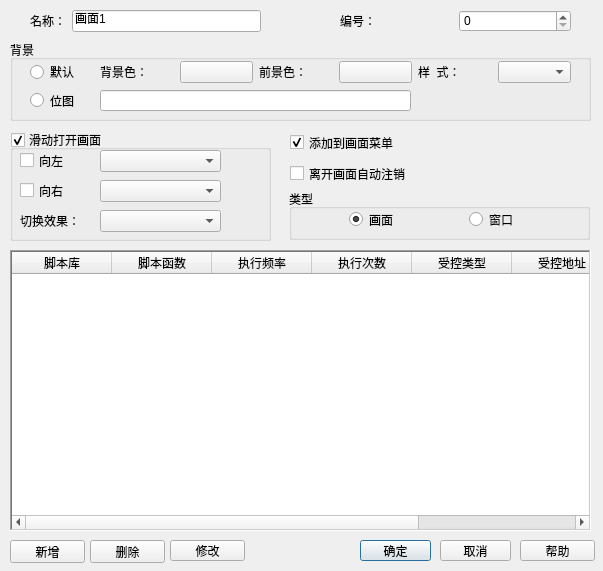
<?xml version="1.0" encoding="UTF-8"?>
<ui version="4.0">
 <class>QTreeCtrlNewScreenDlg</class>
 <widget class="QDialog" name="QTreeCtrlNewScreenDlg">
  <property name="geometry">
   <rect>
    <x>0</x>
    <y>0</y>
    <width>603</width>
    <height>571</height>
   </rect>
  </property>
  <property name="windowTitle">
   <string>新建画面</string>
  </property>
  <widget class="QGroupBox" name="groupBox">
   <property name="geometry">
    <rect>
     <x>10</x>
     <y>40</y>
     <width>581</width>
     <height>81</height>
    </rect>
   </property>
   <property name="title">
    <string>背景</string>
   </property>
   <property name="checkable">
    <bool>false</bool>
   </property>
   <widget class="QRadioButton" name="newscreen_silence_radiobutton">
    <property name="geometry">
     <rect>
      <x>20</x>
      <y>24</y>
      <width>61</width>
      <height>16</height>
     </rect>
    </property>
    <property name="focusPolicy">
     <enum>Qt::NoFocus</enum>
    </property>
    <property name="autoFillBackground">
     <bool>false</bool>
    </property>
    <property name="text">
     <string>默认</string>
    </property>
   </widget>
   <widget class="QRadioButton" name="newscreen_picture_radiobutton">
    <property name="geometry">
     <rect>
      <x>20</x>
      <y>50</y>
      <width>61</width>
      <height>21</height>
     </rect>
    </property>
    <property name="text">
     <string>位图</string>
    </property>
   </widget>
   <widget class="QLineEdit" name="newscreen_picture_lineedit">
    <property name="enabled">
     <bool>true</bool>
    </property>
    <property name="geometry">
     <rect>
      <x>90</x>
      <y>50</y>
      <width>311</width>
      <height>21</height>
     </rect>
    </property>
    <property name="acceptDrops">
     <bool>true</bool>
    </property>
    <property name="dragEnabled">
     <bool>false</bool>
    </property>
    <property name="readOnly">
     <bool>true</bool>
    </property>
   </widget>
   <widget class="QPushButton" name="newscreen_picture_pushButton">
    <property name="geometry">
     <rect>
      <x>404</x>
      <y>52</y>
      <width>21</width>
      <height>16</height>
     </rect>
    </property>
    <property name="text">
     <string/>
    </property>
    <property name="icon">
     <iconset resource="../../resourse.qrc">
      <normaloff>:/standardtool/images/standardtool/open.ico</normaloff>:/standardtool/images/standardtool/open.ico</iconset>
    </property>
    <property name="flat">
     <bool>true</bool>
    </property>
   </widget>
   <widget class="QWidget" name="layoutWidget">
    <property name="geometry">
     <rect>
      <x>90</x>
      <y>20</y>
      <width>471</width>
      <height>25</height>
     </rect>
    </property>
    <layout class="QGridLayout" name="gridLayout">
     <item row="0" column="0">
      <widget class="QLabel" name="label_bk">
       <property name="text">
        <string>背景色：</string>
       </property>
      </widget>
     </item>
     <item row="0" column="1">
      <widget class="QPushButton" name="newscreen_pushButton_bk">
       <property name="focusPolicy">
        <enum>Qt::NoFocus</enum>
       </property>
       <property name="text">
        <string/>
       </property>
       <property name="checkable">
        <bool>false</bool>
       </property>
       <property name="checked">
        <bool>false</bool>
       </property>
       <property name="autoRepeat">
        <bool>false</bool>
       </property>
       <property name="autoExclusive">
        <bool>false</bool>
       </property>
       <property name="autoDefault">
        <bool>false</bool>
       </property>
       <property name="default">
        <bool>false</bool>
       </property>
       <property name="flat">
        <bool>false</bool>
       </property>
      </widget>
     </item>
     <item row="0" column="2">
      <widget class="QLabel" name="label_frontcolor">
       <property name="text">
        <string>前景色：</string>
       </property>
      </widget>
     </item>
     <item row="0" column="3">
      <widget class="QPushButton" name="newscreen_pushButton_frontcolor">
       <property name="focusPolicy">
        <enum>Qt::NoFocus</enum>
       </property>
       <property name="text">
        <string/>
       </property>
       <property name="checkable">
        <bool>false</bool>
       </property>
       <property name="checked">
        <bool>false</bool>
       </property>
       <property name="autoRepeat">
        <bool>false</bool>
       </property>
       <property name="autoExclusive">
        <bool>false</bool>
       </property>
       <property name="autoDefault">
        <bool>false</bool>
       </property>
       <property name="default">
        <bool>false</bool>
       </property>
       <property name="flat">
        <bool>false</bool>
       </property>
      </widget>
     </item>
     <item row="0" column="4">
      <widget class="QLabel" name="label_style">
       <property name="text">
        <string>样  式：</string>
       </property>
      </widget>
     </item>
     <item row="0" column="5">
      <widget class="QComboBox" name="newscreen_style_combobox">
       <property name="focusPolicy">
        <enum>Qt::NoFocus</enum>
       </property>
      </widget>
     </item>
    </layout>
   </widget>
  </widget>
  <widget class="QPushButton" name="pushButton_sure">
   <property name="geometry">
    <rect>
     <x>360</x>
     <y>540</y>
     <width>71</width>
     <height>21</height>
    </rect>
   </property>
   <property name="focusPolicy">
    <enum>Qt::ClickFocus</enum>
   </property>
   <property name="text">
    <string>确定</string>
   </property>
   <property name="checkable">
    <bool>false</bool>
   </property>
   <property name="default">
    <bool>true</bool>
   </property>
  </widget>
  <widget class="QPushButton" name="pushButton_cancel">
   <property name="geometry">
    <rect>
     <x>440</x>
     <y>540</y>
     <width>71</width>
     <height>21</height>
    </rect>
   </property>
   <property name="text">
    <string>取消</string>
   </property>
  </widget>
  <widget class="QGroupBox" name="groupBox_windowtype">
   <property name="geometry">
    <rect>
     <x>289</x>
     <y>189</y>
     <width>301</width>
     <height>51</height>
    </rect>
   </property>
   <property name="title">
    <string>类型</string>
   </property>
   <widget class="QRadioButton" name="radioButton_screen">
    <property name="geometry">
     <rect>
      <x>60</x>
      <y>20</y>
      <width>71</width>
      <height>21</height>
     </rect>
    </property>
    <property name="text">
     <string>画面</string>
    </property>
    <property name="checked">
     <bool>true</bool>
    </property>
   </widget>
   <widget class="QRadioButton" name="radioButton_window">
    <property name="geometry">
     <rect>
      <x>180</x>
      <y>20</y>
      <width>61</width>
      <height>21</height>
     </rect>
    </property>
    <property name="text">
     <string>窗口</string>
    </property>
   </widget>
  </widget>
  <widget class="QGroupBox" name="groupBox_slider">
   <property name="geometry">
    <rect>
     <x>10</x>
     <y>130</y>
     <width>261</width>
     <height>111</height>
    </rect>
   </property>
   <property name="title">
    <string>滑动打开画面</string>
   </property>
   <property name="checkable">
    <bool>true</bool>
   </property>
   <property name="checked">
    <bool>true</bool>
   </property>
   <widget class="QComboBox" name="comboBox_right">
    <property name="geometry">
     <rect>
      <x>90</x>
      <y>50</y>
      <width>121</width>
      <height>22</height>
     </rect>
    </property>
   </widget>
   <widget class="QComboBox" name="comboBox_left">
    <property name="geometry">
     <rect>
      <x>90</x>
      <y>20</y>
      <width>121</width>
      <height>22</height>
     </rect>
    </property>
   </widget>
   <widget class="QLabel" name="label_3">
    <property name="geometry">
     <rect>
      <x>10</x>
      <y>80</y>
      <width>77</width>
      <height>21</height>
     </rect>
    </property>
    <property name="text">
     <string>切换效果：</string>
    </property>
   </widget>
   <widget class="QComboBox" name="comboBox_effect">
    <property name="geometry">
     <rect>
      <x>90</x>
      <y>80</y>
      <width>121</width>
      <height>22</height>
     </rect>
    </property>
   </widget>
   <widget class="QCheckBox" name="checkBox_right">
    <property name="geometry">
     <rect>
      <x>10</x>
      <y>50</y>
      <width>61</width>
      <height>21</height>
     </rect>
    </property>
    <property name="text">
     <string>向右</string>
    </property>
   </widget>
   <widget class="QCheckBox" name="checkBox_left">
    <property name="geometry">
     <rect>
      <x>10</x>
      <y>20</y>
      <width>71</width>
      <height>21</height>
     </rect>
    </property>
    <property name="text">
     <string>向左</string>
    </property>
   </widget>
  </widget>
  <widget class="QTableWidget" name="tableWidget">
   <property name="geometry">
    <rect>
     <x>10</x>
     <y>250</y>
     <width>581</width>
     <height>281</height>
    </rect>
   </property>
   <property name="frameShape">
    <enum>QFrame::WinPanel</enum>
   </property>
   <column>
    <property name="text">
     <string>脚本库</string>
    </property>
   </column>
   <column>
    <property name="text">
     <string>脚本函数</string>
    </property>
   </column>
   <column>
    <property name="text">
     <string>执行频率</string>
    </property>
   </column>
   <column>
    <property name="text">
     <string>执行次数</string>
    </property>
   </column>
   <column>
    <property name="text">
     <string>受控类型</string>
    </property>
   </column>
   <column>
    <property name="text">
     <string>受控地址</string>
    </property>
   </column>
   <column>
    <property name="text">
     <string>执行条件</string>
    </property>
   </column>
  </widget>
  <widget class="QPushButton" name="pushButton_new">
   <property name="geometry">
    <rect>
     <x>10</x>
     <y>540</y>
     <width>75</width>
     <height>23</height>
    </rect>
   </property>
   <property name="text">
    <string>新增</string>
   </property>
  </widget>
  <widget class="QPushButton" name="pushButton_del">
   <property name="geometry">
    <rect>
     <x>90</x>
     <y>540</y>
     <width>75</width>
     <height>23</height>
    </rect>
   </property>
   <property name="text">
    <string>删除</string>
   </property>
  </widget>
  <widget class="QPushButton" name="pushButton_ch">
   <property name="geometry">
    <rect>
     <x>170</x>
     <y>540</y>
     <width>75</width>
     <height>21</height>
    </rect>
   </property>
   <property name="text">
    <string>修改</string>
   </property>
  </widget>
  <widget class="QPushButton" name="pushButton_help">
   <property name="geometry">
    <rect>
     <x>520</x>
     <y>540</y>
     <width>75</width>
     <height>21</height>
    </rect>
   </property>
   <property name="text">
    <string>帮助</string>
   </property>
  </widget>
  <widget class="QCheckBox" name="checkBox">
   <property name="geometry">
    <rect>
     <x>290</x>
     <y>132</y>
     <width>231</width>
     <height>21</height>
    </rect>
   </property>
   <property name="text">
    <string>添加到画面菜单</string>
   </property>
   <property name="checked">
    <bool>true</bool>
   </property>
  </widget>
  <widget class="QCheckBox" name="check_logout">
   <property name="geometry">
    <rect>
     <x>290</x>
     <y>163</y>
     <width>301</width>
     <height>21</height>
    </rect>
   </property>
   <property name="text">
    <string>离开画面自动注销</string>
   </property>
   <property name="checked">
    <bool>false</bool>
   </property>
  </widget>
  <widget class="QWidget" name="layoutWidget">
   <property name="geometry">
    <rect>
     <x>30</x>
     <y>10</y>
     <width>231</width>
     <height>22</height>
    </rect>
   </property>
   <layout class="QGridLayout" name="gridLayout_2">
    <item row="0" column="0">
     <widget class="QLabel" name="label">
      <property name="text">
       <string>名称：</string>
      </property>
     </widget>
    </item>
    <item row="0" column="1">
     <widget class="QLineEdit" name="newscreen_name_lineedit">
      <property name="text">
       <string>画面1</string>
      </property>
     </widget>
    </item>
   </layout>
  </widget>
  <widget class="QWidget" name="layoutWidget">
   <property name="geometry">
    <rect>
     <x>340</x>
     <y>10</y>
     <width>231</width>
     <height>22</height>
    </rect>
   </property>
   <layout class="QGridLayout" name="gridLayout_3">
    <item row="0" column="0">
     <widget class="QLabel" name="label_2">
      <property name="text">
       <string>编号：</string>
      </property>
     </widget>
    </item>
    <item row="0" column="1">
     <widget class="QSpinBox" name="spinBox">
      <property name="maximum">
       <number>999</number>
      </property>
     </widget>
    </item>
   </layout>
  </widget>
 </widget>
 <resources>
  <include location="../../resourse.qrc"/>
 </resources>
 <connections/>
</ui>
